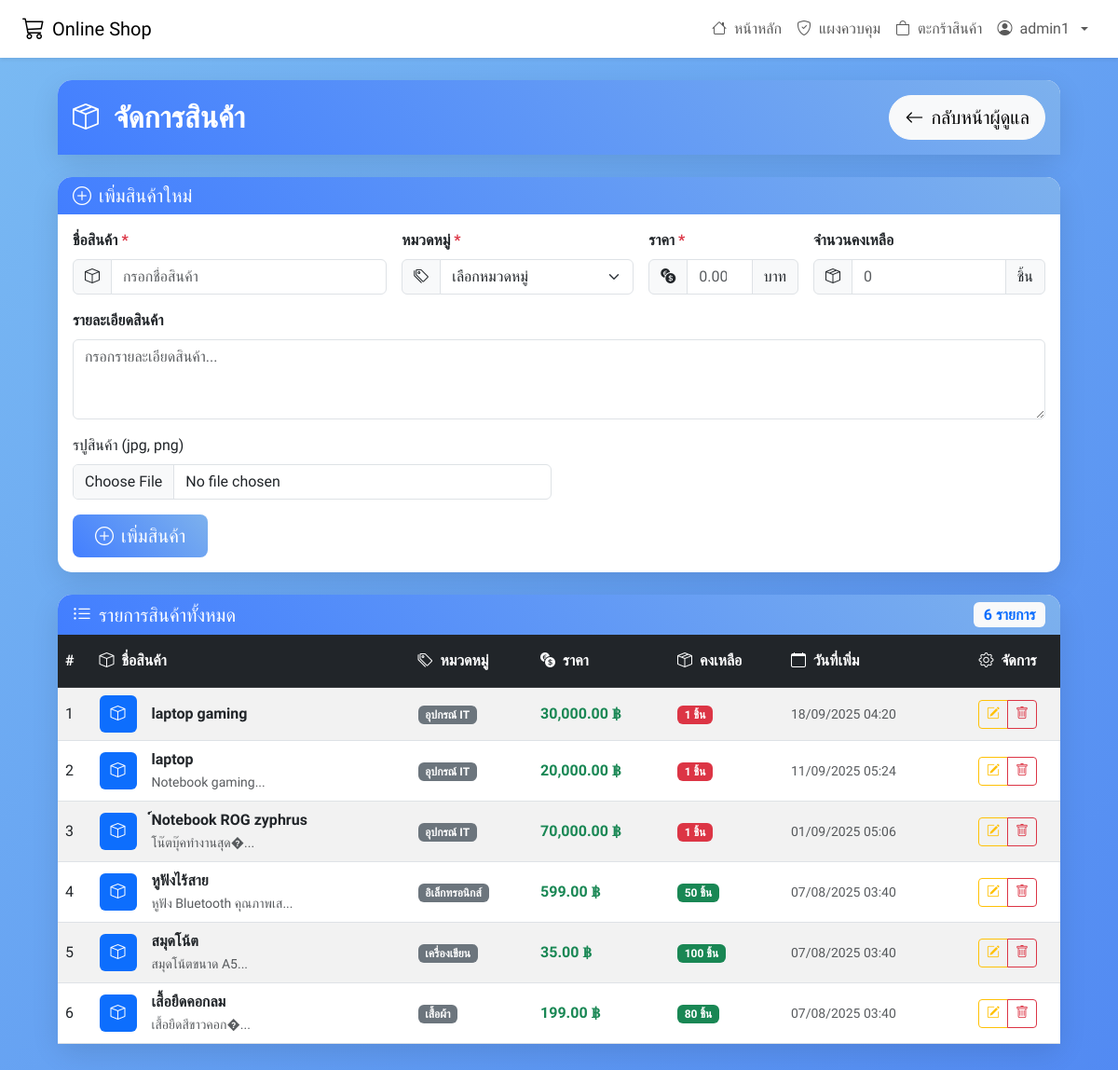
Page /admin/products.php (signed in) on the earlier database version.
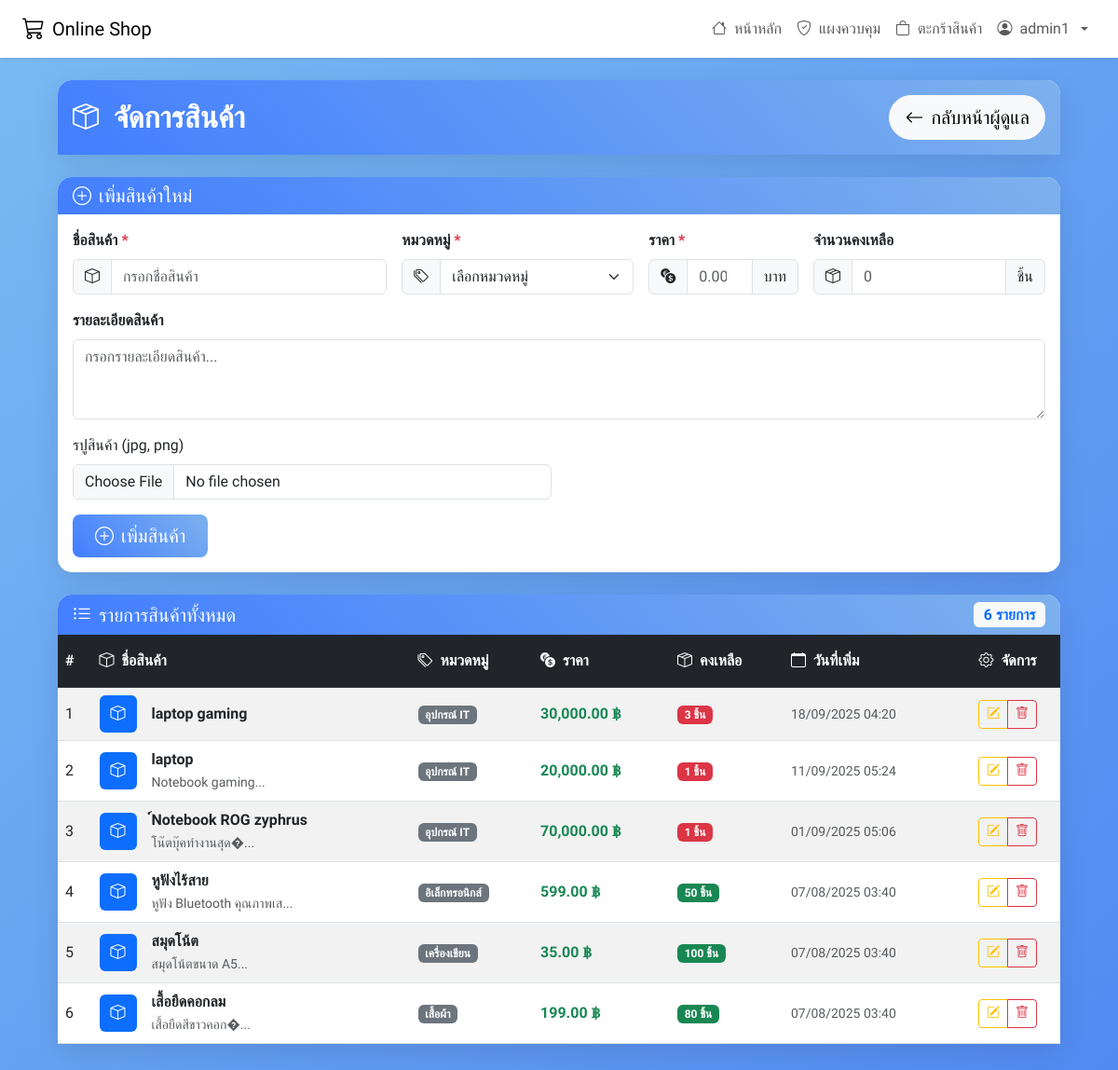
Same page on the later database version.
### tables this page shows
CREATE TABLE `products` (
  `product_id` int(11) NOT NULL,
  `product_name` varchar(150) NOT NULL,
  `description` text DEFAULT NULL,
  `price` decimal(10,2) NOT NULL,
  `stock` int(11) DEFAULT 0,
  `image` varchar(255) NOT NULL,
  `category_id` int(11) DEFAULT NULL,
  `created_at` timestamp NOT NULL DEFAULT current_timestamp()
);

CREATE TABLE `categories` (
  `category_id` int(11) NOT NULL,
  `category_name` varchar(100) NOT NULL
);

### admin/products.php (the view, shortened to what the changed rows need)
<?php
require '../config.php';
    $stmt = $conn->query("SELECT p.*, c.category_name FROM products p LEFT JOIN categories c ON p.category_id = c.category_id ORDER BY p.created_at DESC");
    $products = $stmt->fetchAll(PDO::FETCH_ASSOC);
?>
<!DOCTYPE html>
<html lang="th">
<head>
    <link href="https://cdn.jsdelivr.net/npm/bootstrap@5.3.0/dist/css/bootstrap.min.css" rel="stylesheet">
    <link href="https://cdn.jsdelivr.net/npm/bootstrap-icons@1.11.0/font/bootstrap-icons.css" rel="stylesheet">
</head>
<body>
    <div class="container-fluid pt-4">
        <div class="row justify-content-center mb-4">
            <div class="col-lg-11">
                <div class="card">
                    <div class="card-header text-white py-3">
                        <div class="d-flex align-items-center justify-content-between">
                            <div class="d-flex align-items-center">
                                <h2 class="mb-0 fw-bold">จัดการสินค้า</h2>
                            </div>
                        </div>
                    </div>
                </div>
            </div>
        </div>
        <div class="row justify-content-center mb-5">
            <div class="col-lg-11">
                <div class="card">
                    <div class="card-body p-0">
                        <?php if (count($products) === 0): ?>
                            <div class="text-center py-5">
                                <i class="bi bi-box text-muted" style="font-size: 4rem;"></i>
                                <h4 class="text-muted mt-3">ยังไม่มีสินค้าในระบบ</h4>
                                <p class="text-muted">เริ่มต้นโดยการเพิ่มสินค้าใหม่</p>
                            </div>
                        <?php else: ?>
                            <div class="table-responsive">
                                <table class="table table-hover table-striped mb-0 align-middle">
                                    <thead class="table-dark">
                                        <tr>
                                            <th class="py-3">#</th>
                                            <th class="py-3"><i class="bi bi-box me-2"></i>ชื่อสินค้า</th>
                                            <th class="py-3"><i class="bi bi-tags me-2"></i>หมวดหมู่</th>
                                            <th class="py-3"><i class="bi bi-currency-exchange me-2"></i>ราคา</th>
                                            <th class="py-3"><i class="bi bi-box-seam me-2"></i>คงเหลือ</th>
                                            <th class="py-3"><i class="bi bi-calendar me-2"></i>วันที่เพิ่ม</th>
                                            <th class="py-3 text-center"><i class="bi bi-gear me-2"></i>จัดการ</th>
                                        </tr>
                                    </thead>
                                    <tbody>
                                        <?php foreach ($products as $index => $p): ?>
                                            <tr>
                                                <td><?= $index + 1 ?></td>
                                                <td>
                                                    <div class="d-flex align-items-center">
                                                        <div class="bg-primary rounded d-flex align-items-center justify-content-center text-white me-3" style="width: 40px; height: 40px;">
                                                            <i class="bi bi-box"></i>
                                                        </div>
                                                        <div>
                                                            <strong><?= htmlspecialchars($p['product_name']) ?></strong>
                                                        </div>
                                                    </div>
                                                </td>
                                                <td>
                                                    <span class="badge bg-secondary"><?= htmlspecialchars($p['category_name']) ?></span>
                                                </td>
                                                <td>
                                                    <span class="fw-bold text-success"><?= number_format($p['price'], 2) ?> ฿</span>
                                                </td>
                                                <td>
                                                    <span class="badge <?= $p['stock'] <= 5 ? 'bg-danger' : ($p['stock'] <= 20 ? 'bg-warning' : 'bg-success') ?>">
                                                        <?= $p['stock'] ?> ชิ้น
                                                    </span>
                                                </td>
                                                <td>
                                                    <small class="text-muted">
                                                        <?= date('d/m/Y H:i', strtotime($p['created_at'])) ?>
                                                    </small>
                                                </td>
                                                <td class="text-center">
                                                    <div class="btn-group" role="group">
                                                        <a href="edit_products.php?id=<?= $p['product_id'] ?>"
                                                           class="btn btn-outline-warning btn-sm"
                                                           data-bs-toggle="tooltip" title="แก้ไข">
                                                            <i class="bi bi-pencil-square"></i>
                                                        </a>
                                                        <button type="button"
                                                                class="btn btn-outline-danger btn-sm delete-product"
                                                                data-product-id="<?= $p['product_id'] ?>"
                                                                data-product-name="<?= htmlspecialchars($p['product_name']) ?>"
                                                                data-bs-toggle="tooltip" title="ลบ">
                                                            <i class="bi bi-trash"></i>
                                                        </button>
                                                    </div>
                                                </td>
                                            </tr>
                                        <?php endforeach; ?>
                                    </tbody>
                                </table>
                            </div>
                        <?php endif; ?>
                    </div>
                </div>
            </div>
        </div>
    </div>
</body>
</html>

Differences in the rows shown:
changed products "laptop gaming": stock "1" → "3"
